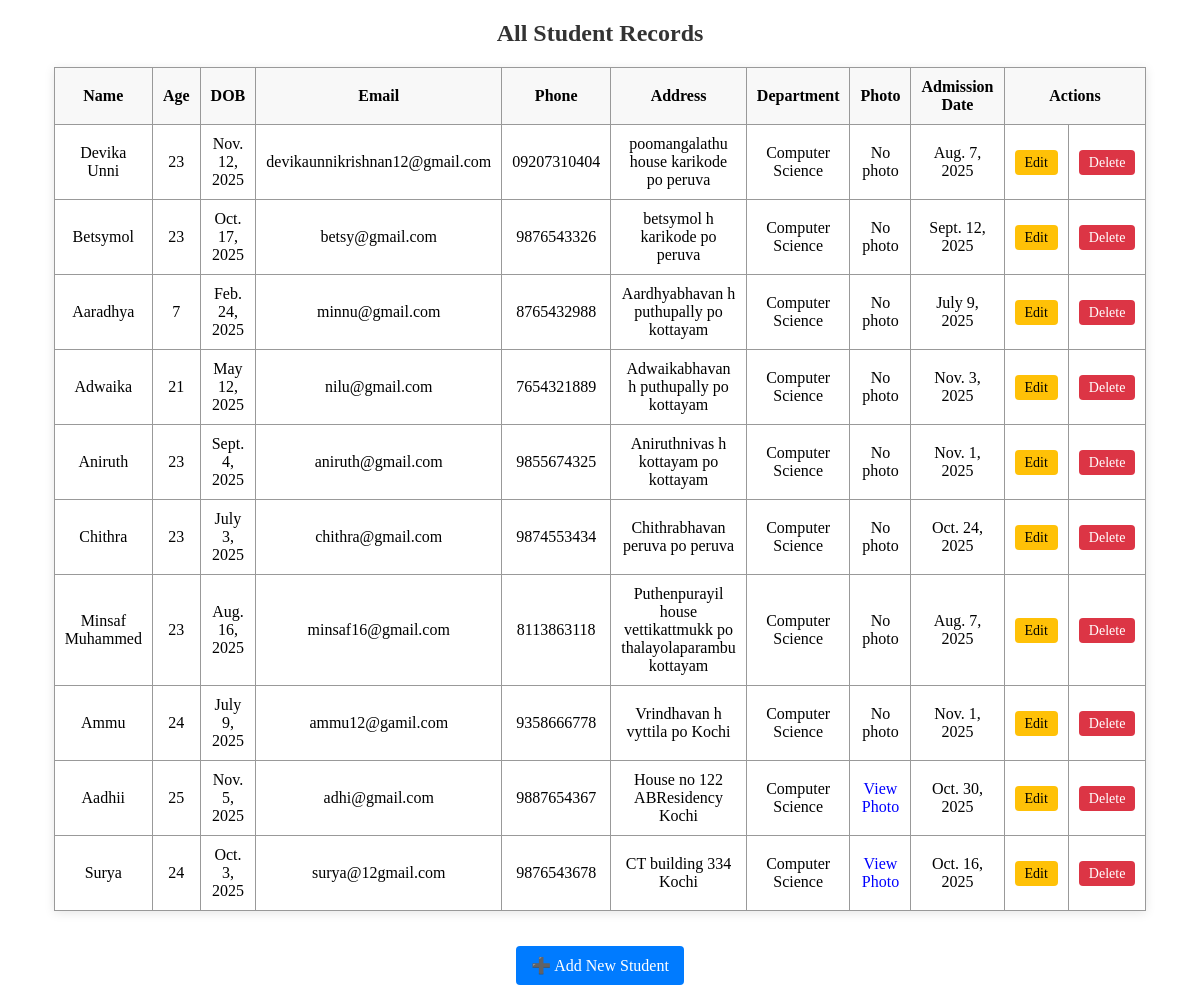
The app's page /view_students/ with its own data.
### Myapp/models.py (models this page shows, shortened)
class Student(models.Model):
    name = models.CharField(max_length=100)
    age = models.IntegerField()
    dob = models.DateField(verbose_name="Date of Birth")
    email = models.EmailField()
    phone = models.CharField(max_length=15)
    address = models.TextField()
    department = models.ForeignKey(Department, on_delete=models.CASCADE, related_name='students')
    photo = models.ImageField(upload_to='student_photos/', blank=True, null=True)
    admission_date = models.DateField(null=True, blank=True)

class Department(models.Model):
    name = models.CharField(max_length=100)
    description = models.TextField(blank=True, null=True)
    def __str__(self):
        return self.name

### Myapp/views.py (the view)
# urls.py: path('view_students/', views.view_students, name='view_students'),
def view_students(request):
    students =  Student.objects.all()  # fetch all student records
    return render(request, 'view_students.html', {'students': students})

### templates/view_students.html (shortened to what this page needs)
<!DOCTYPE html>
<html>
<head>
</head>
<body>
    <h2>All Student Records</h2>
    <table>
        <tr>
            <th>Name</th>
            <th>Age</th>
            <th>DOB</th>
            <th>Email</th>
            <th>Phone</th>
            <th>Address</th>
            <th>Department</th>
            <th>Photo</th>
            <th>Admission Date</th>
            <th colspan="2">Actions</th>
        </tr>
        {% for student in students %}
        <tr>
            <td>{{ student.name }}</td>
            <td>{{ student.age }}</td>
            <td>{{ student.dob }}</td>
            <td>{{ student.email }}</td>
            <td>{{ student.phone }}</td>
            <td>{{ student.address }}</td>
            <td>{{ student.department }}</td>
            <td>
                {% if student.photo %}
                    <a href="{{ student.photo.url }}" target="_blank">View Photo</a>
                {% else %}
                    No photo
                {% endif %}
            </td>
            <td>{{ student.admission_date }}</td>
            <td>
                <a href="{% url 'edit' student.id %}" class="action-btn edit-btn">Edit</a>
            </td>
            <td>
                <a href="{% url 'delete_student' student.id %}" class="action-btn delete-btn"
                   onclick="return confirm('Are you sure you want to delete this student?');">Delete</a>
            </td>
        </tr>
        {% empty %}
        <tr>
            <td colspan="11">No students found.</td>
        </tr>
        {% endfor %}
    </table>
    <div style="text-align:center;">
        <a href="{% url 'student_form' %}" class="add-btn">➕ Add New Student</a>
    </div>
</body>
</html>

### templates/view_students.html (style rules this page uses)
table { border-collapse: collapse; width: 90%; margin: 20px auto; box-shadow: 0px 2px 10px rgba(0,0,0,0.1); background-color: #fff; }
th, td { border: 1px solid #999; padding: 10px; text-align: center; }
th { background-color: #f8f8f8; font-weight: bold; }
h2 { text-align: center; color: #333; }
a { text-decoration: none; color: blue; }
.action-btn { padding: 5px 10px; border-radius: 4px; font-size: 14px; }
.edit-btn { background-color: #ffc107; color: #000; }
.delete-btn { background-color: #dc3545; color: white; }
.add-btn { display: inline-block; margin-top: 15px; padding: 10px 15px; background-color: #007bff; color: white; border-radius: 4px; }

### records on screen
Student: name "Devika Unni", age "23", dob "Nov. 12, 2025", email "devikaunnikrishnan12@gmail.com", phone "09207310404", address "poomangalathu house karikode po peruva", department "Computer Science", photo "No photo", admission_date "Aug. 7, 2025"
Student: name "Betsymol", age "23", dob "Oct. 17, 2025", email "betsy@gmail.com", phone "9876543326", address "betsymol h karikode po peruva", department "Computer Science", photo "No photo", admission_date "Sept. 12, 2025"
Student: name "Aaradhya", age "7", dob "Feb. 24, 2025", email "minnu@gmail.com", phone "8765432988", address "Aardhyabhavan h puthupally po kottayam", department "Computer Science", photo "No photo", admission_date "July 9, 2025"
Student: name "Adwaika", age "21", dob "May 12, 2025", email "nilu@gmail.com", phone "7654321889", address "Adwaikabhavan h puthupally po kottayam", department "Computer Science", photo "No photo", admission_date "Nov. 3, 2025"
Student: name "Aniruth", age "23", dob "Sept. 4, 2025", email "aniruth@gmail.com", phone "9855674325", address "Aniruthnivas h kottayam po kottayam", department "Computer Science", photo "No photo", admission_date "Nov. 1, 2025"
Student: name "Chithra", age "23", dob "July 3, 2025", email "chithra@gmail.com", phone "9874553434", address "Chithrabhavan peruva po peruva", department "Computer Science", photo "No photo", admission_date "Oct. 24, 2025"
Student: name "Minsaf Muhammed", age "23", dob "Aug. 16, 2025", email "minsaf16@gmail.com", phone "8113863118", address "Puthenpurayil house vettikattmukk po thalayolaparambu kottayam", department "Computer Science", photo "No photo", admission_date "Aug. 7, 2025"
Student: name "Ammu", age "24", dob "July 9, 2025", email "ammu12@gamil.com", phone "9358666778", address "Vrindhavan h vyttila po Kochi", department "Computer Science", photo "No photo", admission_date "Nov. 1, 2025"
Student: name "Aadhii", age "25", dob "Nov. 5, 2025", email "adhi@gmail.com", phone "9887654367", address "House no 122 ABResidency Kochi", department "Computer Science", admission_date "Oct. 30, 2025"
Student: name "Surya", age "24", dob "Oct. 3, 2025", email "surya@12gmail.com", phone "9876543678", address "CT building 334 Kochi", department "Computer Science", admission_date "Oct. 16, 2025"
